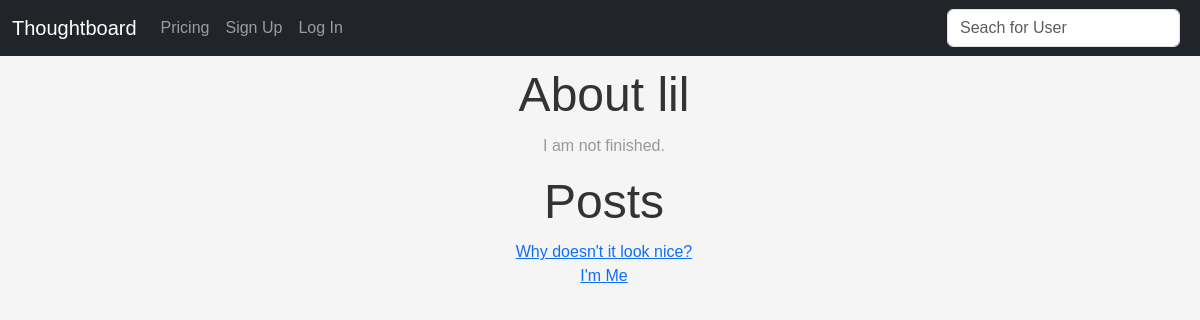
/home/junior, run on the app's committed database.
### theblog/models.py (models this page shows, shortened)
class Profile(models.Model):
    user = models.ForeignKey(User, on_delete=models.CASCADE)
    bio = models.TextField(blank=True, max_length=1000)
    paymentDate = models.IntegerField(default=0)

class Post(models.Model):
    title = models.CharField(max_length=255)
    author = models.ForeignKey(User, on_delete=models.CASCADE)
    body = RichTextField(blank=True, null=True)
    published_date = models.DateField(default=timezone.now)

### theblog/views.py (the view)
# urls.py: path("home/<str:pk>", HomeView.as_view(), name="home"),
class HomeView(ListView):
    model = Post
    template_name = "home.html"
    context_object_name = "posts"
    def get_context_data(self, **kwargs):
        context = super().get_context_data(**kwargs)
        username = self.kwargs["pk"]
        user_object = get_object_or_404(User, username=username)
        user_profile = get_object_or_404(Profile, user=user_object)
        user_posts = Post.objects.filter(author=user_object)
        context["user_object"] = user_object
        context["user_profile"] = user_profile
        context["user_posts"] = user_posts
        return context

### theblog/templates/home.html (shortened to what this page needs)
{% extends 'base.html' %}
{%block content %}
{% if messages %}
<ul class="messages">
    {% for message in messages %}
    <h3{% if message.tags %} class="{{ message.tags }}" {% endif %}>{{ message }}</h3>
        {% endfor %}
</ul>
{%else%}
{%if user_profile.bio%}
<h1>About {{user_profile.user.first_name}}</h1>
<p>{{user_profile.bio}}</p>
{%else%}
<h1>No Bio Yet</h1>
<p>You can visit Edit Profile in the Navbar to add one.</p>
{%endif%}
{% if user_posts%}
<h1>Posts</h1>
<ul>
    {% for post in user_posts reversed %}
    <li>
        <a href="{%url 'article-details' post.pk %}"> {{post.title}} </a>
        <br>
    </li>
    {% endfor %}
    {% else %}
    <h1>No Posts yet</h1>
    <p>Click on Add Post in the Navbar to create one.</p>
    {%endif%}
</ul>
{% endif %}
{% endblock %}

### theblog/templates/home.html (style rules this page uses)
body { font-family: sans-serif; background-color: #f5f5f5; }
h1 { font-size: 3em; text-align: center; color: #333; margin-bottom: 10px; margin-top: 10px; }
p { font-size: 1em; text-align: center; color: #999; margin-bottom: 15px; }
ul { font-family: sans-serif; margin: 0; padding: 0; list-style: none; text-align: center; }

### data on the page
Profile: user.first_name "lil", bio "I am not finished."
Post: title "Why doesn't it look nice?"
Post: title "I'm Me"
